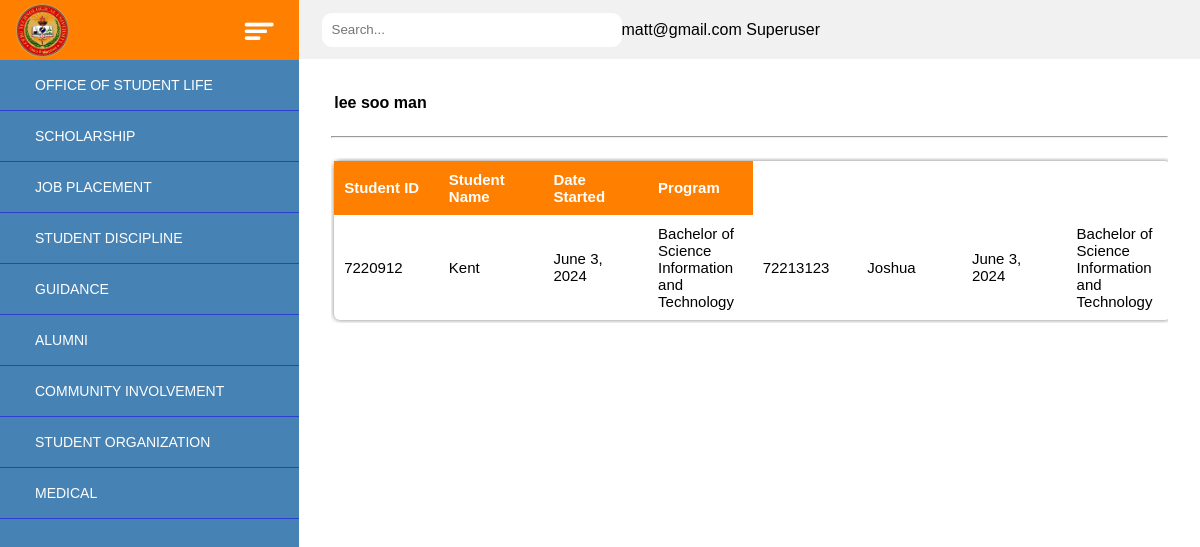
Screenshot of /jobplacement/ojthiring/more/1 (signed in) with the database file from the repository.
### jobplacement/models.py (models this page shows, shortened)
class JobPlacementAdminUser(AbstractBaseUser, PermissionsMixin):
    admin_id = models.AutoField(primary_key=True)
    email = models.EmailField(_("email address"), unique = True)
    firstname = models.CharField(max_length=50, blank=False, null=False, default="")
    lastname = models.CharField(max_length=50, blank=False, null=False, default="")
    middlename = models.CharField(max_length=50, null=True, blank=True, default="")
    is_staff = models.BooleanField(default=True)
    is_active = models.BooleanField(default=True)
    date_joined = models.DateTimeField(default=timezone.now)
    USERNAME_FIELD = "email"
    REQUIRED_FIELDS = []
    objects = AdminUserManager()
    groups = models.ManyToManyField(
        Group,
        verbose_name=_("groups"),
        blank=True,
        related_name="admin_user_groups"  # Specify a related_name to resolve the clash
    )
    user_permissions = models.ManyToManyField(
        Permission,
        verbose_name=_("user permissions"),
        blank=True,
        related_name="admin_user_permissions"  # Specify a related_name to resolve the clash
    )

class OJTCompany(models.Model):
    DAY = "Day Shift"
    NIGHT = "Night Shift"
    shift_options = [
        (DAY, 'Day Shift'),
        (NIGHT, 'Night Shift'),
    ]
    company_id = models.AutoField(primary_key = True)
    company_name = models.CharField(max_length=225, null=False, blank=False, default="")
    owner = models.CharField(max_length=100, null=False, blank=False, default="")
    position = models.CharField(max_length=100, null=False, blank=False, default="")
    address = models.CharField(max_length=100, null=False, blank=False, default="")
    description = models.TextField(null=False, blank=True)
    company_contact = models.CharField(max_length=50, null=True)
    number_of_slots = models.PositiveIntegerField(null=False, blank=False, default=1)
    shift = models.CharField(max_length=12, choices=shift_options, default=DAY)

class OJTStudent(models.Model):
    ojt_id = models.AutoField(primary_key=True)
    studID = models.OneToOneField(StudentUser, on_delete=models.PROTECT, unique=True)
    company_id = models.ForeignKey(OJTCompany, on_delete=models.PROTECT)
    date_started = models.DateField(auto_now=True)
    duration = models.PositiveIntegerField(null=False, blank=False, default=100)
    class Meta:
        ordering = ['date_started']

class StudentUser(AbstractBaseUser, PermissionsMixin):
    BSIT = "Bachelor of Science Information and Technology"
    BEED = "Bachelor of Elementary Education"
    BSED = "Bachelor of Secondary Education"
    BIT_COMTECH = "Bachelor of Industrial Technology Major in Computech"
    BIE = "Bachelor of Industrial Engineering"
    FORESTRY = "Bachelor of Science and Forestry"
    PSYCH = "Bachelor of Science"
    BAEL = "Bachelor of English Literature"
    CRIM = "Bachelor of Science Criminology"
    HM = "Bachelor of Science Hospitality and Management"
    TOURISM = "Bachelor of Science Hospitality and Tourism"
    CAS = "Bachelor of Crafts Arts and Science"
    ES = "Bachelor of Environmental Science"
    program_choices = [
            (BSIT, 'Bachelor of Science Information and Technology'),
            (BEED, 'Bachelor of Elementary Education'),
            (BSED, 'Bachelor of Secondary Education'),
            (BIT_COMTECH, 'Bachelor of Industrial Technology Major in Computech'),
            (BIE, 'Bachelor of Industrial Engineering'),
            (FORESTRY, 'Bachelor of Science and Forestry'),
            (PSYCH, 'Bachelor of Science'),
            (BAEL, 'Bachelor of English Literature'),
            (CRIM, 'Bachelor of Science Criminology'),
            (HM, 'Bachelor of Science Hospitality and Management'),
            (TOURISM, 'Bachelor of Science Hospitality and Tourism'),
            (CAS, 'Bachelor of Crafts Arts and Science'),
            (ES, 'Bachelor of Environmental Science'),
    ]
    is_staff = models.BooleanField(default=False)
    is_active = models.BooleanField(default=True)
    date_joined = models.DateTimeField(default=timezone.now)
    email = models.EmailField(_("email address"), unique=True)
    studID = models.PositiveIntegerField(primary_key=True)
    lrn = models.PositiveBigIntegerField(null=False, blank=False)
    firstname = models.CharField(max_length=50, blank=False, null=False)
    lastname = models.CharField(max_length=50, blank=False, null=False)
    middlename = models.CharField(max_length=50, null=True, blank=True)
    yearlvl = models.PositiveIntegerField(default=1, null=False)
    sex = models.CharField(max_length=1, default="M", null=False)
    contact = models.CharField(max_length=50, null=True)
    program = models.CharField(max_length=100, choices=program_choices, default=BSIT)
    USERNAME_FIELD = 'email'
    REQUIRED_FIELDS = []
    objects = StudentUserManager()
    groups = models.ManyToManyField(
        Group,
        verbose_name=_("groups"),
        blank=True,
        related_name="student_user_groups"
    )
    user_permissions = models.ManyToManyField(
        Permission,
        verbose_name=_("user permissions"),
        blank=True,
        related_name="student_user_permissions"
    )
    class Meta:
        ordering = ['lastname', 'firstname']

### jobplacement/views.py (the view, shortened to what this page needs)
# urls.py: path('jobplacement/ojthiring/more/<str:id>', views.ojt_hiring_info, name='ojthiring_info'),
@login_required(login_url='jobplacement:admin_login')
def ojt_hiring_info(request, id):
    if not request.user.is_staff:
        messages.info(request, 'Must be staff/admin to access page')
        return redirect('jobplacement:admin_login')
    ojt = OJTCompany.objects.get(company_id = id)
    hiredStudents = OJTStudent.objects.filter(company_id__company_id=id)
    context = {'hired_students':hiredStudents, 'ojt':ojt}
    return render(request, 'jobplacement/ojthiring_info.html', context)

### jobplacement/templates/jobplacement/ojthiring_info.html (shortened to what this page needs)
{% extends 'index.html' %}
{% block headcontent %}
    {% load static %}
    <link rel="stylesheet" href="{% static 'jobplacement/styles/ojthiring_info.css' %}?244">
{% endblock headcontent %}
{% block bodycontent %}
    {% load static %}
    <section>
        <div>
            <h4>{{ ojt.owner }}</h4>
        </div>
        <hr>
        <div class="admintable">
            <table>
                <thead>
                    <tr>
                        <th>Student ID</th>
                        <th>Student Name</th>
                        <th>Date Started</th>
                        <th>Program</th>
                    </tr>
                </thead>
                <tbody>
                        <tr>
                            {% for hired in hired_students %}
                                <td>{{ hired.studID.studID }}</td>
                                <td>{{ hired.studID.firstname }} {{ hired.studentID.lastname }}</td>
                                <td>{{ hired.date_started }}</td>
                                <td>{{ hired.studID.program }}</td>
                            {% endfor %}
                        </tr>
                </tbody>
            </table>
        </div>
    </section>
{% endblock bodycontent %}

### templates/index.html (shortened to what this page needs)
<!DOCTYPE html>
    <head>
        {% load static %}
        <link rel="stylesheet" href="{% static 'styles/index.css'%}?225">
        {% block headcontent %}
        {% endblock headcontent %}
    </head>
    <body>
        <div class="left-side">
            <div class="orange-bar">
                <img src="{% static 'imgs/CTU_logo.png'%}" class="logo">
                <img src="{% static 'imgs/barSort.png'%}" class="bars">
            </div>
            <nav class="side-nav">
                <ul>
                    <li><a href="#" class="studentlife-btn">OFFICE OF STUDENT LIFE
                    </a>
                    </li>
                    <li><a href="#" class="scholar-btn">SCHOLARSHIP
                    </a>
                    </li>
                    <li><a href="#" class="jobplace-btn">JOB PLACEMENT
                    </a>
                    </li>
                    <li><a href="#" class="student_disc-btn">STUDENT DISCIPLINE
                    </a>
                    </li>
                    <li><a href="#" class="guide-btn">GUIDANCE
                    </a>
                    </li>
                    <li><a href="#" class="alumni-btn">ALUMNI
                    </a>
                    </li>
                    <li><a href="#" class="community-btn">COMMUNITY INVOLVEMENT
                    </a>
                    </li>
                    <li><a href="#" class="student_org-btn">STUDENT ORGANIZATION
                    </a>
                    </li>
                    <li><a href="#" class="medical-btn">MEDICAL
                        </a>
                    </li>
                </ul>
            </nav>
        </div>
        <div class="right-side">
            <div class="search-container">
                <div class="search-icon">
                </div>
                <input type="text" placeholder="Search...">
                <p>{{ request.user.email }}
                    {% if request.user.is_superuser %}
                        Superuser
                    {% elif request.user.is_staff %}
                        Staff
                    {% else %}
                        Student
                    {% endif %}
                </p>
            </div>
            <main class="main_content">
                {% block bodycontent %}
                {% endblock bodycontent %}
            </main>
        </div>
    </body>
</html>

### staticfiles/styles/index.css (style rules this page uses)
* { margin: 0; padding: 0; box-sizing: border-box; font-family: 'Poppins', sans-serif; list-style-type: none; }
body { display: flex; flex-direction: row; }
.left-side { display: flex; width: 299px; height: 100vh; flex-direction: column; }
.side-nav { width: 299px; height: 100%; background: #4682B4; display: inline-flex; overflow-y: auto; scrollbar-width: none; }
.side-nav ul { width: 299px; }
.right-side { display: flex; width: 100%; height: 100vh; flex-direction: column; overflow-y: auto; }
.main_content { display: flex; flex-direction: column; width: 100%; height: 100%; overflow-y: auto; align-items: center; padding: 1rem; }
.orange-bar { height: 60px; background-color: #FF8000; width: 299px; position: top; }
.logo { height: 55px; margin-left: 15px; margin-top: 3px; }
.bars { height: 25px; margin-left: 170px; margin-bottom: 13px; }
.search-container { left: 299px; width: 100%; background-color: #f1f1f1; padding: 12.5px; box-sizing: border-box; display: flex; align-items: center; }
input[type="text"] { padding: 9.6px; border: transparent; border-radius: 10px; box-sizing: border-box; padding-left: 10px; align-items: left; color: black; width: 300px; }
.side-nav li { line-height: 30px; }
.side-nav ul li { line-height: 50px; border-bottom: 1px solid #2B40D1; }
.side-nav ul li a { position: relative; color: white; padding-left: 30px; text-decoration: none; font-size: 14px; display: block; width: 100%; border-left: 5px solid transparent; }

### jobplacement/static/jobplacement/styles/ojthiring_info.css (style rules this page uses)
section { display: flex; flex-direction: column; margin: 1rem; }
h1, h4 { margin: .2rem; }
hr { margin: 20px 0; width: 100%; }
.admintable { width: 100%; overflow-x: auto; }
table { font-size: 15px; width: 100%; border-collapse: collapse; box-shadow: 0px 0px 5px rgba(0, 0, 0, 0.5); margin: .2rem; table-layout: fixed; border-radius: 6px; }
thead { background-color: #FF8000; color: #ffffff; border-radius: 6px; }
th, td { padding: 10px; text-align: left; border-bottom: 1px solid #ddd; overflow: hidden; text-overflow: ellipsis; font-size: 15px; word-wrap: break-word; white-space: normal; }
th { border: none; }
td { border: none; }

### rows the page displays
JobPlacementAdminUser: user.email "matt@gmail.com"
OJTCompany: owner "lee soo man"
OJTStudent: studID.studID "7220912", studID.firstname "Kent", date_started "June 3, 2024", studID.program "Bachelor of Science Information and Technology"
OJTStudent: studID.studID "72213123", studID.firstname "Joshua", date_started "June 3, 2024", studID.program "Bachelor of Science Information and Technology"
